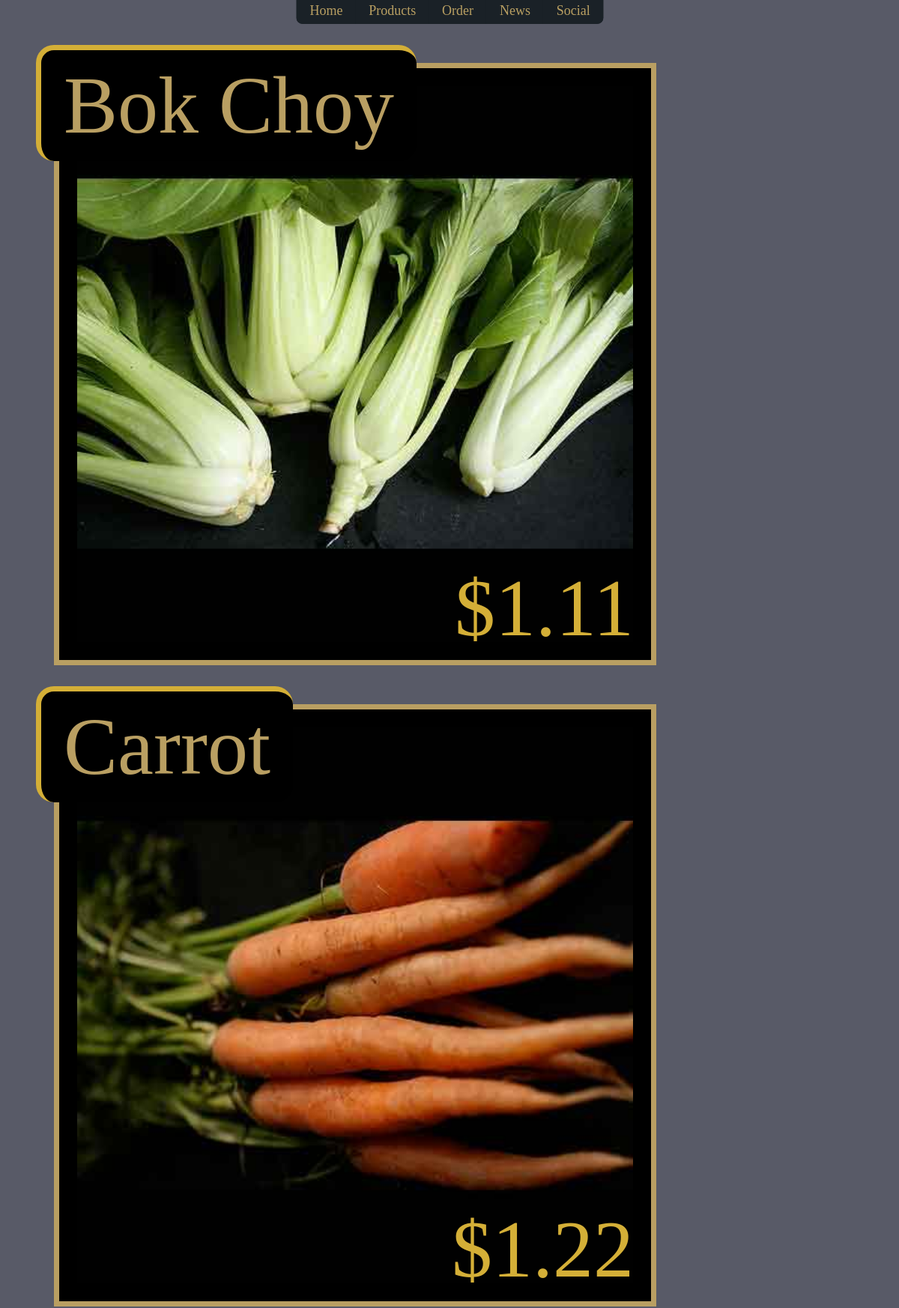
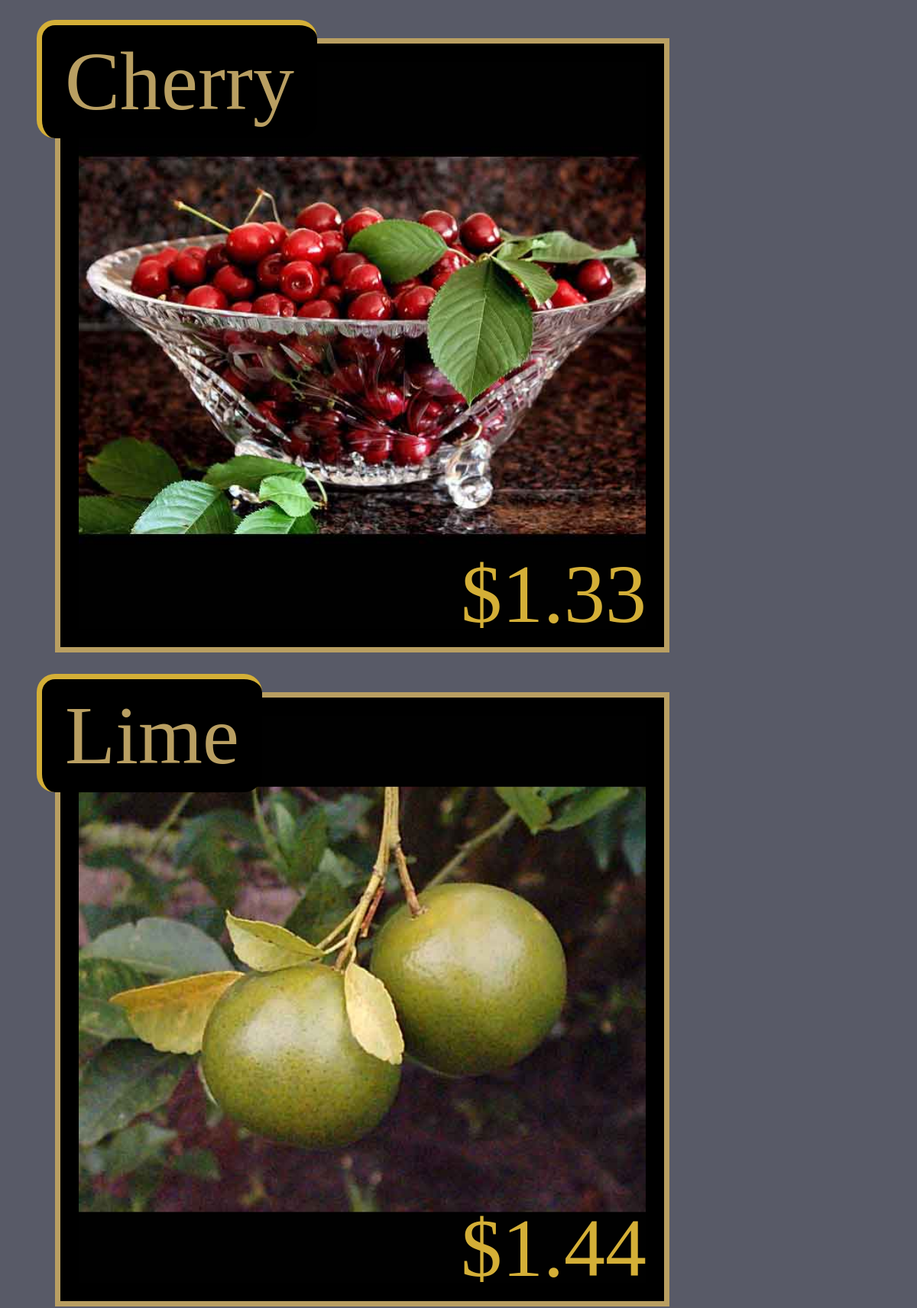
/products.php (upper part), run on the app's committed database (2 pictures, top to bottom).
### tables this page shows
CREATE TABLE `products` (
  `productID` int(11) NOT NULL,
  `name` varchar(20) NOT NULL,
  `price` float NOT NULL,
  `image` varchar(30) NOT NULL
);

### products.php (the view, shortened to what this page needs)
<?php
require "inc/head.inc";
require "inc/dbconnection.inc";
$content = "SELECT * FROM products";
$result = mysqli_query($dbc, $content);
?>
<div class="products"> <?php
while ($row = mysqli_fetch_array($result)) { ?>
	<div class="product">
		<p><?php echo $row['name']; ?></p>
		<div class="price"><?php echo "$".$row['price']; ?></div>
		<img src="<?php echo $row['image']; ?>">
	</div>
<?php
}
echo "</div>";
require "inc/foot.inc";
?>

### css/final_project.css (style rules this page uses)
* { margin: 0; box-sizing: border-box; }
html { background-color: #585a67; }
body { position: relative; padding-bottom: 10vw; min-height: 100vh; }
.products { margin-top: 6vw; position: relative; width: 95%; left: 50%; transform: translate(-50%, 0); }
.product { display: inline-block; position: relative; }
.product p { position: absolute; font-size: 3vw; color: #b99f62; background-color: black; padding: 1vw; border-radius: 1vw; border-top: 0.2vw solid #D4AF37; border-left: 0.2vw solid #D4AF37; }
.product .price { position: absolute; font-size: 3vw; color: #D4AF37; bottom: 3.5vw; right: 2.5vw; }
.product img { padding: 1vw; margin: 1vw; margin-bottom: 3vw; width: 28vw; background-color: black; border: 0.2vw solid #b99f62; }
@media (orientation: portrait) { .products { width: 70%; transform: none; left: 5%; } }
@media (orientation: portrait) { .product p { font-size: 9vw; padding: 1vw 2.5vw; border-radius: 2vw; border-top: 0.6vw solid #D4AF37; border-left: 0.6vw solid #D4AF37; top: -1vw; left: -1vw; } }
@media (orientation: portrait) { .product .price { font-size: 9vw; bottom: 4.5vw; right: 3.5vw; } }
@media (orientation: portrait) { .product img { padding: 2vw; width: 67vw; border: 0.6vw solid #b99f62; } }

### data on the page
products: name "Bok Choy", price "1.11", image (picture)
products: name "Carrot", price "1.22", image (picture)
products: name "Cherry", price "1.33", image (picture)
products: name "Lime", price "1.44", image (picture)
